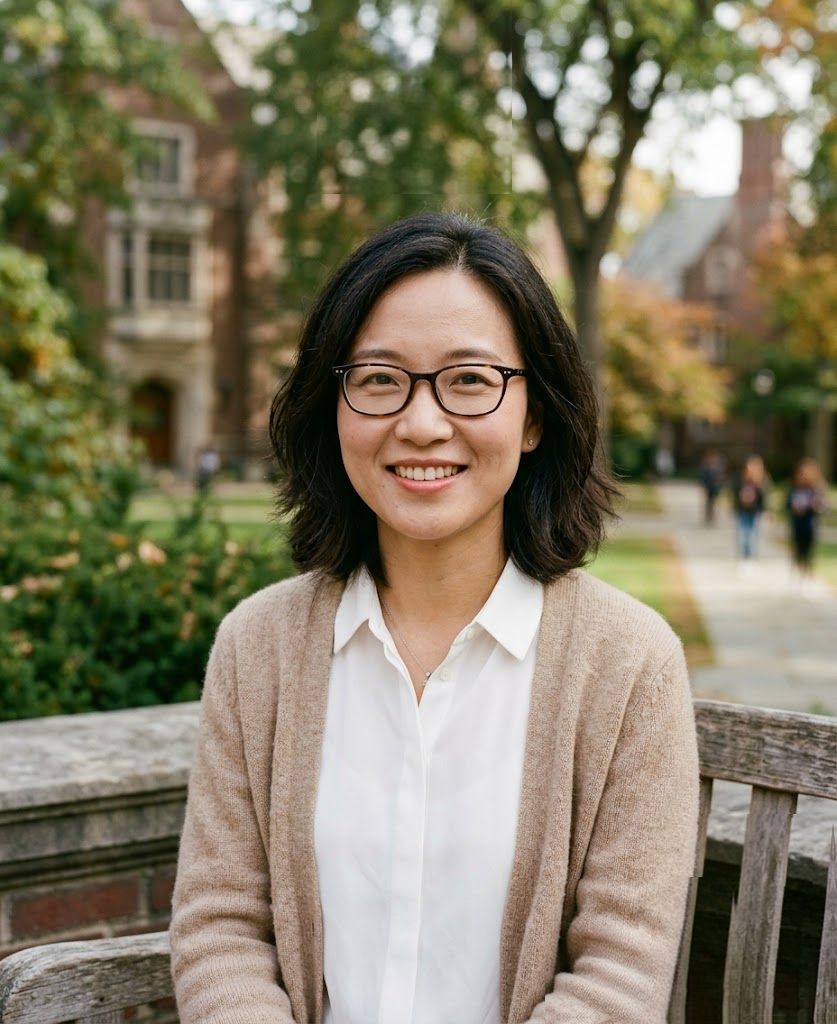
#> input picture headshot_pipeline/templates/ac_f_01.png, 837 x 1024 px; its folder holds only this picture in this run
$ python -i watermark_remover.py   (imports and definitions only)
#> lines starting #> are read from the running program, lines starting #| are printed output that depends on the picture; after the words box and inside, x2 and y2 are one past the last pixel; in counts of white or black regions, pixels touching at a corner belong together
"""
Watermark Remover — Gemini 水印去除 (Template + Spike Verify + Shape Mask + LaMa)
====================================================================================

水印特征：
  - Gemini 生成的 4 角星/闪光图标 (✦ 形状)
  - 半透明白色叠加，alpha ≈ 0.3–0.5
  - 位于图片底部右侧区域（约 70-100% 横向，70-100% 纵向）
  - 位置漂移，尺寸随分辨率缩放

检测策略（两阶段）：
  1. 模板匹配：在底部右侧 30% 区域用正向+反向小模板搜索候选位置
  2. 尖峰验证：在候选位置检查 high-pass 尖峰密度，确认是真实水印

去除策略：
  3. 用形状 mask（带膨胀）覆盖检测位置
  4. Crop-paste LaMa inpainting

依赖：
  - simple-lama-inpainting (pip install simple-lama-inpainting)
  - opencv-python, numpy, Pillow
"""

from __future__ import annotations

import threading
import cv2
import numpy as np
from PIL import Image
from pathlib import Path

# ---------------------------------------------------------------------------
# Paths & Constants
# ---------------------------------------------------------------------------
_HERE = Path(__file__).resolve().parent
_TEMPLATE_PATH = _HERE / "wm_template.npy"          # (30,25) alpha template
_SHAPE_MASK_PATH = _HERE / "wm_shape_mask.npy"       # (72,65) binary mask (572-wide ref)

_REF_WIDTH = 572
_SEARCH_FRAC = 0.30
_MIN_SEARCH = 150

# Template matching
_TM_THRESH = 0.55

# Spike verification
_SPIKE_VERIFY_THRESH = 8   # pixels with diff > 8 in high-pass to confirm star
_SPIKE_VERIFY_COUNT = 5    # minimum spike count for verification

# Dilation
_DILATE_KERNEL = 15
_DILATE_ITERS = 6

# ---------------------------------------------------------------------------
# Lazy-loaded globals
# ---------------------------------------------------------------------------
_lama = None
_tmpl_u8 = None
_tmpl_inv = None
_shape_mask = None
_lama_lock = threading.Lock()
_assets_lock = threading.Lock()


def _load_lama():
    global _lama
    if _lama is None:
        with _lama_lock:
            if _lama is None:
                from simple_lama_inpainting import SimpleLama
                _lama = SimpleLama()
    return _lama


def _load_assets():
    global _tmpl_u8, _tmpl_inv, _shape_mask
    if _tmpl_u8 is None or _shape_mask is None:
        with _assets_lock:
            if _tmpl_u8 is None:
                a = np.load(_TEMPLATE_PATH)
                _tmpl_u8 = (a * 255).astype(np.uint8)
                _tmpl_inv = 255 - _tmpl_u8
            if _shape_mask is None:
                _shape_mask = np.load(_SHAPE_MASK_PATH)
    return _tmpl_u8, _tmpl_inv, _shape_mask


# ---------------------------------------------------------------------------
# Detection
# ---------------------------------------------------------------------------

def _find_watermark(gray: np.ndarray) -> tuple[float, tuple[int, int]] | None:
    """双模板匹配 + 尖峰验证。

    Returns:
        (score, (cx, cy)) — center of watermark in image coords, or None.
    """
    tmpl, inv, _ = _load_assets()
    th, tw = tmpl.shape
    h, w = gray.shape

    # Search region: bottom-right 30%
    sh = max(_MIN_SEARCH, int(h * _SEARCH_FRAC))
    sw = max(_MIN_SEARCH, int(w * _SEARCH_FRAC))
    sh = min(sh, h)
    sw = min(sw, w)

    search = gray[-sh:, -sw:]
    if search.shape[0] < th or search.shape[1] < tw:
        return None

    # Template matching (forward + inverse)
    fwd = cv2.matchTemplate(search, tmpl, cv2.TM_CCOEFF_NORMED)
    inv_m = cv2.matchTemplate(search, inv, cv2.TM_CCOEFF_NORMED)

    _, fwd_s, _, fwd_loc = cv2.minMaxLoc(fwd)
    _, inv_s, _, inv_loc = cv2.minMaxLoc(inv_m)

    # Pick best
    if fwd_s >= inv_s:
        best_s, best_loc = fwd_s, fwd_loc
    else:
        best_s, best_loc = inv_s, inv_loc

    if best_s < _TM_THRESH:
        return None

    # Convert to image coordinates → center
    img_x = w - sw + best_loc[0]
    img_y = h - sh + best_loc[1]
    cx = img_x + tw // 2
    cy = img_y + th // 2

    # Spike verification at match location
    if not _verify_spikes(gray, cx, cy):
        # High-confidence match (score >= 0.65) passes without verification
        if best_s < 0.65:
            return None

    return best_s, (cx, cy)


def _verify_spikes(gray: np.ndarray, cx: int, cy: int) -> bool:
    """验证候选位置是否有星形尖峰模式。"""
    h, w = gray.shape
    r = 25
    y0 = max(0, cy - r)
    y1 = min(h, cy + r)
    x0 = max(0, cx - r)
    x1 = min(w, cx + r)
    region = gray[y0:y1, x0:x1]
    if region.size == 0:
        return False

    blurred = cv2.GaussianBlur(region, (7, 7), 0)
    diff = np.abs(region.astype(float) - blurred.astype(float))
    count = np.sum(diff > _SPIKE_VERIFY_THRESH)
    return count >= _SPIKE_VERIFY_COUNT


# ---------------------------------------------------------------------------
# Removal
# ---------------------------------------------------------------------------

def remove_gemini_watermark(img: Image.Image) -> Image.Image:
    """去除 Gemini 图片中的 ✦ 水印。

    Args:
        img: PIL Image (RGB or RGBA)

    Returns:
        PIL Image with watermark removed
    """
    arr = np.array(img)
    h, w = arr.shape[:2]

    if h < 100 or w < 100:
        return img

    has_alpha = arr.shape[2] == 4
    rgb = arr[:, :, :3].copy()

    # Detect
    gray = cv2.cvtColor(rgb, cv2.COLOR_RGB2GRAY)
    result = _find_watermark(gray)
    if result is None:
        return img

    _, (cx, cy) = result

    # Build scaled + dilated shape mask
    _, _, shape_mask = _load_assets()
    sm_h_orig, sm_w_orig = shape_mask.shape
    scale = w / _REF_WIDTH

    if scale > 1.05:
        sm_h = max(1, int(sm_h_orig * scale))
        sm_w = max(1, int(sm_w_orig * scale))
        sm = cv2.resize(shape_mask, (sm_w, sm_h), interpolation=cv2.INTER_NEAREST)
    else:
        sm = shape_mask.copy()

    kernel = np.ones((_DILATE_KERNEL, _DILATE_KERNEL), np.uint8)
    sm = cv2.dilate(sm, kernel, iterations=_DILATE_ITERS)
    sm_h, sm_w = sm.shape

    # Place centered on detection
    mask_x = cx - sm_w // 2
    mask_y = cy - sm_h // 2
    full_mask = np.zeros((h, w), dtype=np.uint8)

    y0 = max(0, mask_y)
    y1 = min(h, mask_y + sm_h)
    x0 = max(0, mask_x)
    x1 = min(w, mask_x + sm_w)

    src_y = y0 - mask_y
    src_x = x0 - mask_x
    src_y1 = src_y + (y1 - y0)
    src_x1 = src_x + (x1 - x0)

    if src_y1 > sm.shape[0] or src_x1 > sm.shape[1]:
        return img

    full_mask[y0:y1, x0:x1] = sm[src_y:src_y1, src_x:src_x1]

    if full_mask.sum() == 0:
        return img

    # Crop-paste LaMa
    lama = _load_lama()
    pad = 80
    ys, xs = np.where(full_mask > 0)
    cy0 = max(0, ys.min() - pad)
    cy1 = min(h, ys.max() + pad + 1)
    cx0 = max(0, xs.min() - pad)
    cx1 = min(w, xs.max() + pad + 1)

    crop = rgb[cy0:cy1, cx0:cx1]
    crop_mask = full_mask[cy0:cy1, cx0:cx1]

    lama_result = lama(Image.fromarray(crop), Image.fromarray(crop_mask).convert("L"))
    lama_arr = np.array(lama_result)

    if lama_arr.shape[:2] != crop.shape[:2]:
        lama_result = lama_result.resize((crop.shape[1], crop.shape[0]))
        lama_arr = np.array(lama_result)

    rgb[cy0:cy1, cx0:cx1] = lama_arr

    if has_alpha:
        return Image.fromarray(np.dstack([rgb, arr[:, :, 3]]))
    return Image.fromarray(rgb)


def remove_watermark_from_file(filepath: str | Path) -> str:
    """从文件去除水印并原地覆盖保存。"""
    filepath = Path(filepath)
    img = Image.open(filepath)
    cleaned = remove_gemini_watermark(img)
    cleaned.save(filepath, format="PNG")
    return str(filepath)

>>> import cv2
>>> picture = cv2.cvtColor(cv2.imread('templates/ac_f_01.png'), cv2.COLOR_BGR2RGB)
>>> result = remove_gemini_watermark(picture)
#> in remove_gemini_watermark, `gray = cv2.cvtColor(rgb, cv2.COLOR_RGB2GRAY)`:
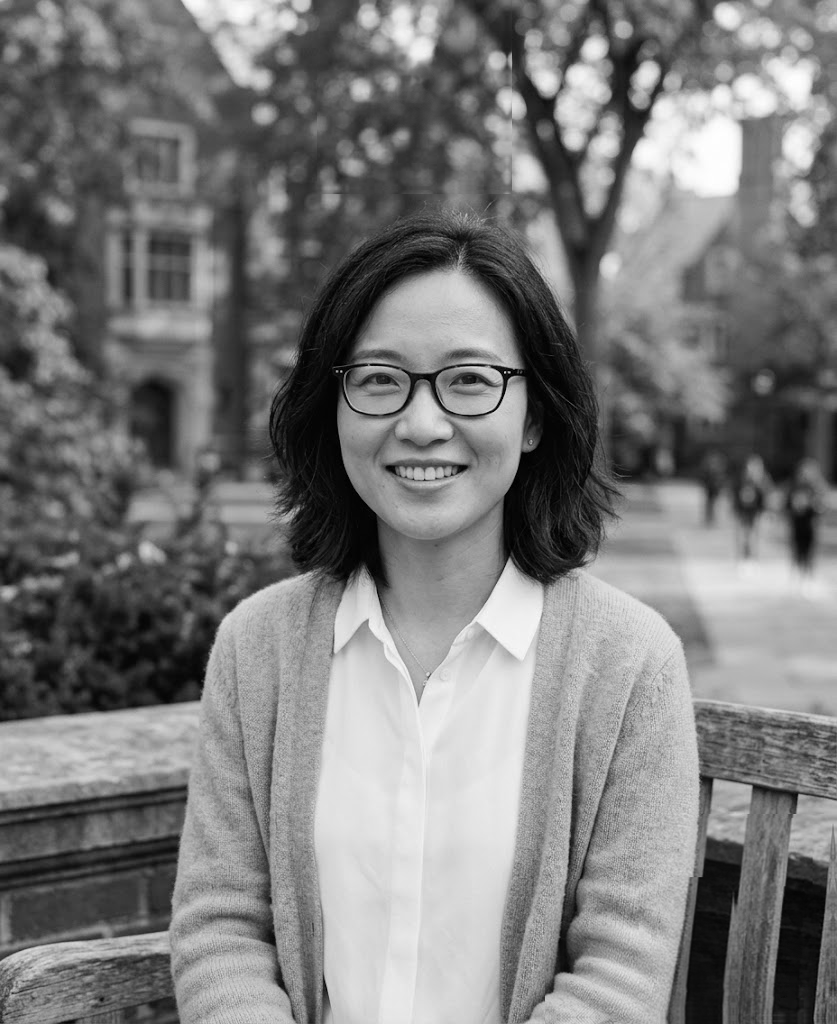
#> gray: shape (1024, 837); min 0, max 255, mean 123.1
#> (reads headshot_pipeline/wm_template.npy from the repository)
#> (reads headshot_pipeline/wm_shape_mask.npy from the repository)
#> in _find_watermark, `search = gray[-sh:, -sw:]`:
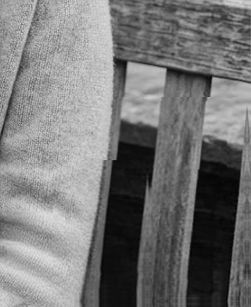
#> search: shape (307, 251); min 2, max 226, mean 118.8
#> in _find_watermark, `fwd = cv2.matchTemplate(search, tmpl, cv2.TM_CCOEFF_NORMED)`:
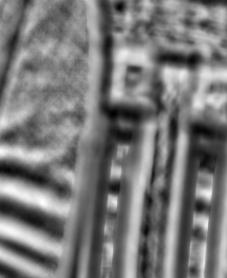
#> fwd: shape (278, 227) float32; min -0.578, max 0.619, mean -0.00938; drawn with min black and max white
#> in _find_watermark, `inv_m = cv2.matchTemplate(search, inv, cv2.TM_CCOEFF_NORMED)`:
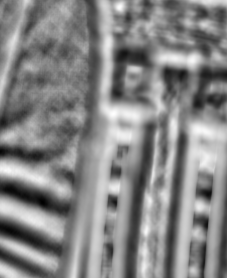
#> inv_m: shape (278, 227) float32; min -0.619, max 0.578, mean 0.00938; drawn with min black and max white
#> in _find_watermark, `_, fwd_s, _, fwd_loc = cv2.minMaxLoc(fwd)`: fwd_s = 0.619; fwd_loc = (42, 202)
#> in _find_watermark, `_, inv_s, _, inv_loc = cv2.minMaxLoc(inv_m)`: inv_s = 0.578; inv_loc = (113, 113)
#> in _find_watermark, `best_s, best_loc = fwd_s, fwd_loc`: best_s = 0.619; best_loc = (42, 202)
#> in _find_watermark, `img_x = w - sw + best_loc[0]`: img_x = 628
#> in _find_watermark, `img_y = h - sh + best_loc[1]`: img_y = 919
#> in _find_watermark, `cx = img_x + tw // 2`: cx = 640
#> in _find_watermark, `cy = img_y + th // 2`: cy = 934
#> in _verify_spikes, `y0 = max(0, cy - r)`: y0 = 909
#> in _verify_spikes, `y1 = min(h, cy + r)`: y1 = 959
#> in _verify_spikes, `x0 = max(0, cx - r)`: x0 = 615
#> in _verify_spikes, `x1 = min(w, cx + r)`: x1 = 665
#> in _verify_spikes, `diff = np.abs(region.astype(float) - blurred.astype(float))`:
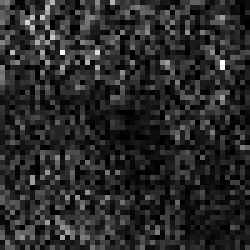
#> diff: shape (50, 50) float64 (shown 5 times larger); min 0, max 37, mean 6.1; drawn with min black and max white
#> in _verify_spikes, `count = np.sum(diff > _SPIKE_VERIFY_THRESH)`: count = 625
#> in remove_gemini_watermark, `result = _find_watermark(gray)`: result = (0.619, (640, 934))
#> in remove_gemini_watermark, `_, (cx, cy) = result`: cx = 640; cy = 934
#> in remove_gemini_watermark, `sm = cv2.resize(shape_mask, (sm_w, sm_h), interpolation=cv2.INTER_NEAR..`:
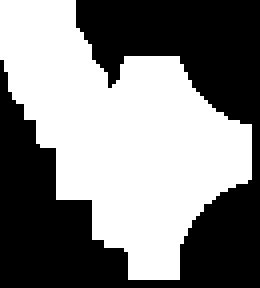
#> shape_mask: shape (72, 65) (shown 4 times larger); 51% white; 1 black region, box (x1, y1, x2, y2) and area: (0, 0, 65, 72) 2293
#> in remove_gemini_watermark, `mask_x = cx - sm_w // 2`: mask_x = 593
#> in remove_gemini_watermark, `mask_y = cy - sm_h // 2`: mask_y = 882
#> in remove_gemini_watermark, `y1 = min(h, mask_y + sm_h)`: y1 = 987
#> in remove_gemini_watermark, `x0 = max(0, mask_x)`: x0 = 593
#> in remove_gemini_watermark, `x1 = min(w, mask_x + sm_w)`: x1 = 688
#> in remove_gemini_watermark, `src_y = y0 - mask_y`: src_y = 0
#> in remove_gemini_watermark, `src_y1 = src_y + (y1 - y0)`: src_y1 = 105
#> in remove_gemini_watermark, `src_x1 = src_x + (x1 - x0)`: src_x1 = 95
#> in remove_gemini_watermark, `full_mask[y0:y1, x0:x1] = sm[src_y:src_y1, src_x:src_x1]`:
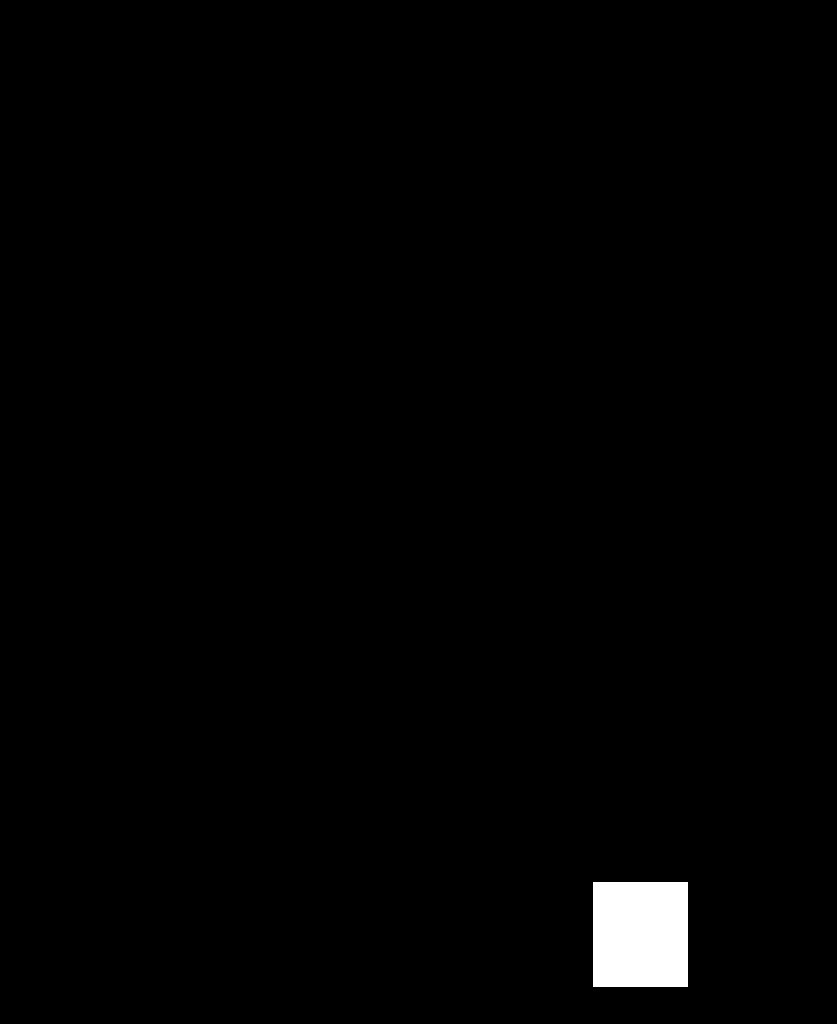
#> full_mask: shape (1024, 837); 1.2% white; 1 white region, box (x1, y1, x2, y2) and area: (593, 882, 688, 987) 9975
#> (the run stopped early here; a loop or call above may not have finished)
